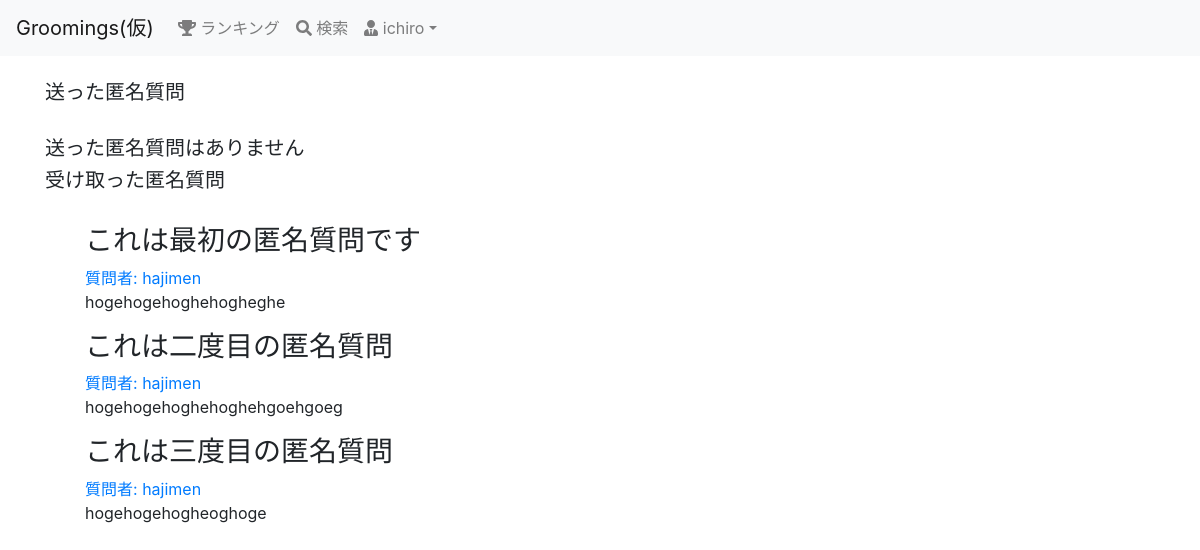
The page /anyms/ (signed in) on the database as committed earlier.
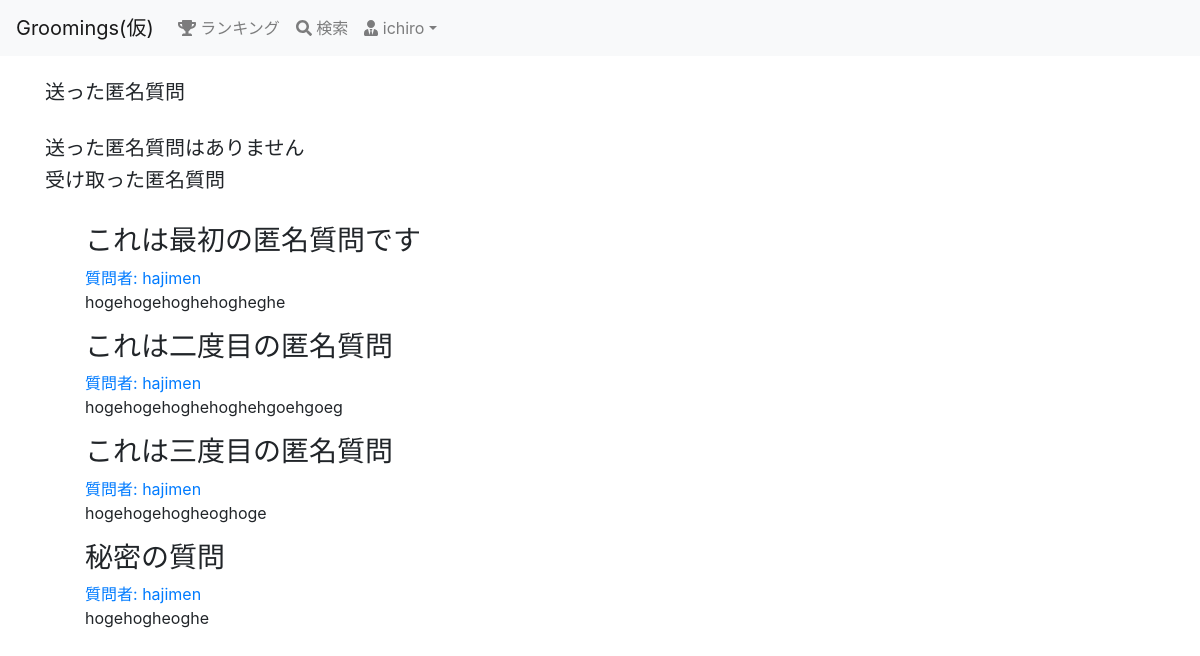
The same page on the database as committed later.
### groomings/models.py (models this page shows, shortened)
class Date(models.Model):
    created_at = models.DateTimeField(default=now)
    class Meta:
        abstract = True

class Question(Date):
    title = models.CharField(max_length=30, null=True, blank=True)
    text = models.TextField(null=False, blank=False)
    image1 = models.FileField(upload_to='question_image/', null=True, blank=True)
    image2 = models.FileField(upload_to='question_image/', null=True, blank=True)
    image3 = models.FileField(upload_to='question_image/', null=True, blank=True)
    give_point = models.IntegerField(blank=False, null=False, default=5, validators=[MinValueValidator(5)])
    giver = models.ForeignKey(
        'User', on_delete=CASCADE, related_name="user_give_question"
    )
    recipient = models.ForeignKey(
        'User', on_delete=SET_NULL, null=True, related_name="user_receive_question"
    )
    to_giver_point = models.IntegerField(validators=[MinValueValidator(1), MaxValueValidator(5)], null=True)
    to_recipient_point = models.IntegerField(validators=[MinValueValidator(1), MaxValueValidator(5)], null=True)
    is_active = models.BooleanField(default=True)
    class Meta:
        db_table = 'question'

class User(AbstractBaseUser, PermissionsMixin):
    username = models.CharField(max_length=150)
    email = models.EmailField(max_length=255, unique=True)
    image = models.FileField(upload_to='user_image/', null=True, blank=True)
    point = models.IntegerField(default=50, validators=[MinValueValidator(0)])
    follow = models.ManyToManyField(
        'self', blank=True, symmetrical=False, related_name="follower"
    )
    is_active = models.BooleanField(default=True)
    is_staff = models.BooleanField(default=False) # 管理画面にログインできるかどうか
    USERNAME_FIELD = 'email' # このテーブルのレコードを一意に識別
    REQUIRED_FIELDS = ['username'] # スーパーユーザー作成時に入力する(emailとパスワードは必須だからそれ以外で)
    objects = UserManager()
    class Meta:
        db_table = 'user'

### groomings/views.py (the view)
# urls.py: path(r'anyms/', views.anyms, name='anyms'), # 匿名質問一覧ページ(自分にきた質問と自分がした質問を一覧表示)
@login_required
def anyms(request):
    user = request.user
    give_question = user.user_give_question.all()
    receive_question = user.user_receive_question.all()
    context={'user':user, 'give_question':give_question, 'receive_question':receive_question}
    return render(request, 'groomings/anyms.html', context)

### groomings/templates/groomings/anyms.html (shortened to what this page needs)
{% extends "groomings/base.html" %}
{% block content %}
<h5>送った匿名質問</h5><br>
{% if not give_question %}
<h5>送った匿名質問はありません</h5>
{% endif %}
<h5>受け取った匿名質問</h5><br>
{% if not receive_question %}
<h5>受け取った匿名質問はありません</h5>
{% else %}
<ul class="list-unstyld">
    {% for receive in receive_question %}
    <li class = "media mb-3 post">
        <div class="media-body">
            <h3>{{ receive.title }}</h3>
            <a href = "{% url 'groomings:user' receive.giver.id %}">質問者: {{ receive.giver.username }}</a>
            <div>{{ receive.text }}</div>
        </div>
    </li>
    {% endfor %}
</ul>
{% endif %}
{% endblock %}

Rows that differ between the two databases and show on the page:
added Question: title "秘密の質問", giver.username "hajimen", text "hogehogheoghe"
